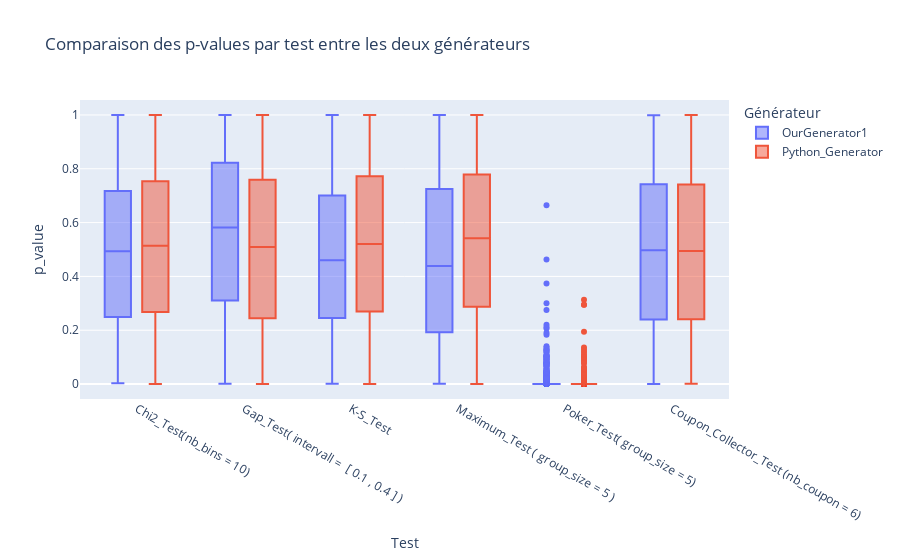

Write notebook code for a chart like this one.
### Code cell
compare_p_values(res_ogen , res_pgen)

### Figure 1 — Plotly figure (JSON) as saved in the notebook; plotly's stock layout.template omitted (floating-point values rounded to 4 significant figures; data arrays with more than 128 entries replaced by an {"elided": "..."} marker saying what was removed)
{"data": [{"alignmentgroup": "True", "hovertemplate": "Générateur=OurGenerator1<br>Test=%{x}<br>p_value=%{y}<extra></extra>", "legendgroup": "OurGenerator1", "marker": {"color": "#636efa"}, "name": "OurGenerator1", "notched": false, "offsetgroup": "OurGenerator1", "orientation": "v", "showlegend": true, "type": "box", "x": {"elided": "19200 str values"}, "x0": " ", "xaxis": "x", "y": {"elided": "19200 float values"}, "y0": " ", "yaxis": "y"}, {"alignmentgroup": "True", "hovertemplate": "Générateur=Python_Generator<br>Test=%{x}<br>p_value=%{y}<extra></extra>", "legendgroup": "Python_Generator", "marker": {"color": "#EF553B"}, "name": "Python_Generator", "notched": false, "offsetgroup": "Python_Generator", "orientation": "v", "showlegend": true, "type": "box", "x": {"elided": "19200 str values"}, "x0": " ", "xaxis": "x", "y": {"elided": "19200 float values"}, "y0": " ", "yaxis": "y"}], "layout": {"boxmode": "group", "legend": {"title": {"text": "Générateur"}, "tracegroupgap": 0}, "title": {"text": "Comparaison des p-values par test entre les deux générateurs"}, "xaxis": {"anchor": "y", "domain": [0, 1], "title": {"text": "Test"}}, "yaxis": {"anchor": "x", "domain": [0, 1], "title": {"text": "p_value"}}}}
